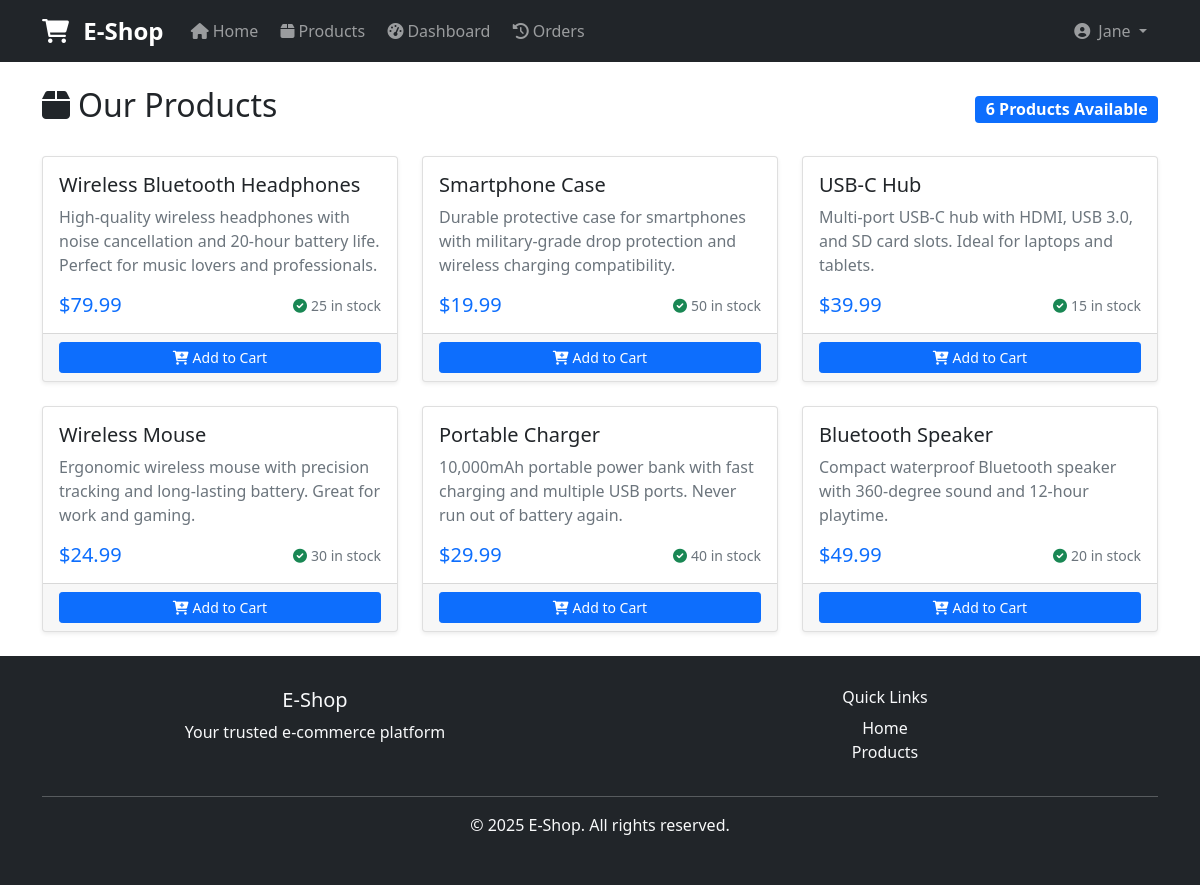
The page /store/products/ (signed in) on the database its author committed.
### store/models.py (models this page shows, shortened)
class Product(models.Model):
	name = models.CharField(max_length=255)
	description = models.TextField()
	price = models.DecimalField(max_digits=10, decimal_places=2)
	stock = models.IntegerField()

### store/views.py (the view)
# urls.py: path('products/', views.products_view, name='products'),
def products_view(request):
    products = Product.objects.all()
    context = {
        'products': products,
    }
    return render(request, 'store/products.html', context)

### templates/store/products.html (shortened to what this page needs)
{% extends 'base.html' %}
{% block content %}
<div class="container mt-4">
    <div class="row">
        <div class="col-12">
            <div class="d-flex justify-content-between align-items-center mb-4">
                <h2><i class="fas fa-box me-2"></i>Our Products</h2>
                <span class="badge bg-primary fs-6">{{ products.count }} Products Available</span>
            </div>
        </div>
    </div>
    {% if products %}
        <div class="row">
            {% for product in products %}
                <div class="col-md-6 col-lg-4 mb-4">
                    <div class="card h-100 shadow-sm">
                        <div class="card-body">
                            <h5 class="card-title">{{ product.name }}</h5>
                            <p class="card-text text-muted">{{ product.description|truncatewords:20 }}</p>
                            <div class="d-flex justify-content-between align-items-center">
                                <span class="h5 text-primary mb-0">${{ product.price }}</span>
                                <small class="text-muted">
                                    {% if product.stock > 0 %}
                                        <i class="fas fa-check-circle text-success me-1"></i>{{ product.stock }} in stock
                                    {% else %}
                                        <i class="fas fa-times-circle text-danger me-1"></i>Out of stock
                                    {% endif %}
                                </small>
                            </div>
                        </div>
                        <div class="card-footer">
                            {% if product.stock > 0 %}
                                {% if user.is_authenticated %}
                                    <button class="btn btn-primary btn-sm w-100" onclick="alert('Add to cart functionality coming soon!')">
                                        <i class="fas fa-cart-plus me-1"></i>Add to Cart
                                    </button>
                                {% else %}
                                    <a href="{% url 'login' %}?next={% url 'products' %}" class="btn btn-outline-primary btn-sm w-100">
                                        <i class="fas fa-sign-in-alt me-1"></i>Login to Purchase
                                    </a>
                                {% endif %}
                            {% else %}
                                <button class="btn btn-secondary btn-sm w-100" disabled>
                                    <i class="fas fa-times me-1"></i>Out of Stock
                                </button>
                            {% endif %}
                        </div>
                    </div>
                </div>
            {% endfor %}
        </div>
    {% endif %}
</div>
{% endblock %}

### templates/base.html (shortened to what this page needs)
<!DOCTYPE html>
<html lang="en">
<head>
    <link href="https://cdn.jsdelivr.net/npm/bootstrap@5.1.3/dist/css/bootstrap.min.css" rel="stylesheet">
    <link rel="stylesheet" href="https://cdnjs.cloudflare.com/ajax/libs/font-awesome/6.0.0/css/all.min.css">
</head>
<body>
    <nav class="navbar navbar-expand-lg navbar-dark bg-dark">
        <div class="container">
            <a class="navbar-brand" href="{% url 'home' %}">
                <i class="fas fa-shopping-cart me-2"></i>
                E-Shop
            </a>
            <div class="collapse navbar-collapse" id="navbarNav">
                <ul class="navbar-nav me-auto">
                    <li class="nav-item">
                        <a class="nav-link" href="{% url 'home' %}">
                            <i class="fas fa-home me-1"></i>Home
                        </a>
                    </li>
                    <li class="nav-item">
                        <a class="nav-link" href="{% url 'products' %}">
                            <i class="fas fa-box me-1"></i>Products
                        </a>
                    </li>
                    {% if user.is_authenticated %}
                        <li class="nav-item">
                            <a class="nav-link" href="{% url 'dashboard' %}">
                                <i class="fas fa-tachometer-alt me-1"></i>Dashboard
                            </a>
                        </li>
                        <li class="nav-item">
                            <a class="nav-link" href="{% url 'order_history' %}">
                                <i class="fas fa-history me-1"></i>Orders
                            </a>
                        </li>
                    {% endif %}
                </ul>
                <ul class="navbar-nav">
                    {% if user.is_authenticated %}
                        <li class="nav-item dropdown">
                            <a class="nav-link dropdown-toggle user-greeting" href="#" id="navbarDropdown" role="button" data-bs-toggle="dropdown">
                                <i class="fas fa-user-circle me-1"></i>
                                {{ user.first_name|default:user.username }}
                            </a>
                        </li>
                    {% endif %}
                </ul>
            </div>
        </div>
    </nav>
    <main class="container-fluid">
        {% block content %}
        {% endblock %}
    </main>
    <footer class="bg-dark text-light text-center">
        <div class="container">
            <div class="row">
                <div class="col-md-6">
                    <h5>E-Shop</h5>
                    <p>Your trusted e-commerce platform</p>
                </div>
                <div class="col-md-6">
                    <h6>Quick Links</h6>
                    <ul class="list-unstyled">
                        <li><a href="{% url 'home' %}" class="text-light text-decoration-none">Home</a></li>
                        <li><a href="{% url 'products' %}" class="text-light text-decoration-none">Products</a></li>
                    </ul>
                </div>
            </div>
            <hr class="my-3">
            <p>&copy; {% now "Y" %} E-Shop. All rights reserved.</p>
        </div>
    </footer>
</body>
</html>

### templates/base.html (style rules this page uses)
.navbar-brand { font-weight: bold; font-size: 1.5rem; }
.navbar-nav .nav-link { font-weight: 500; margin: 0 0.2rem; }
footer { background-color: #f8f9fa; padding: 2rem 0; margin-top: auto; }
body { display: flex; flex-direction: column; min-height: 100vh; }
main { flex: 1; }
.user-greeting { color: #28a745; font-weight: 500; }

### rows shown on the page
Product: name "Wireless Bluetooth Headphones", description "High-quality wireless headphones with noise cancellation and 20-hour battery life. Perfect for music lovers and professionals.", price "79.99", stock "25", shows "Add to Cart"
Product: name "Smartphone Case", description "Durable protective case for smartphones with military-grade drop protection and wireless charging compatibility.", price "19.99", stock "50", shows "Add to Cart"
Product: name "USB-C Hub", description "Multi-port USB-C hub with HDMI, USB 3.0, and SD card slots. Ideal for laptops and tablets.", price "39.99", stock "15", shows "Add to Cart"
Product: name "Wireless Mouse", description "Ergonomic wireless mouse with precision tracking and long-lasting battery. Great for work and gaming.", price "24.99", stock "30", shows "Add to Cart"
Product: name "Portable Charger", description "10,000mAh portable power bank with fast charging and multiple USB ports. Never run out of battery again.", price "29.99", stock "40", shows "Add to Cart"
Product: name "Bluetooth Speaker", description "Compact waterproof Bluetooth speaker with 360-degree sound and 12-hour playtime.", price "49.99", stock "20", shows "Add to Cart"

### other values the page prints
{{ user.first_name|default:user.username }} "Jane"
{{ products.count }} "6"
